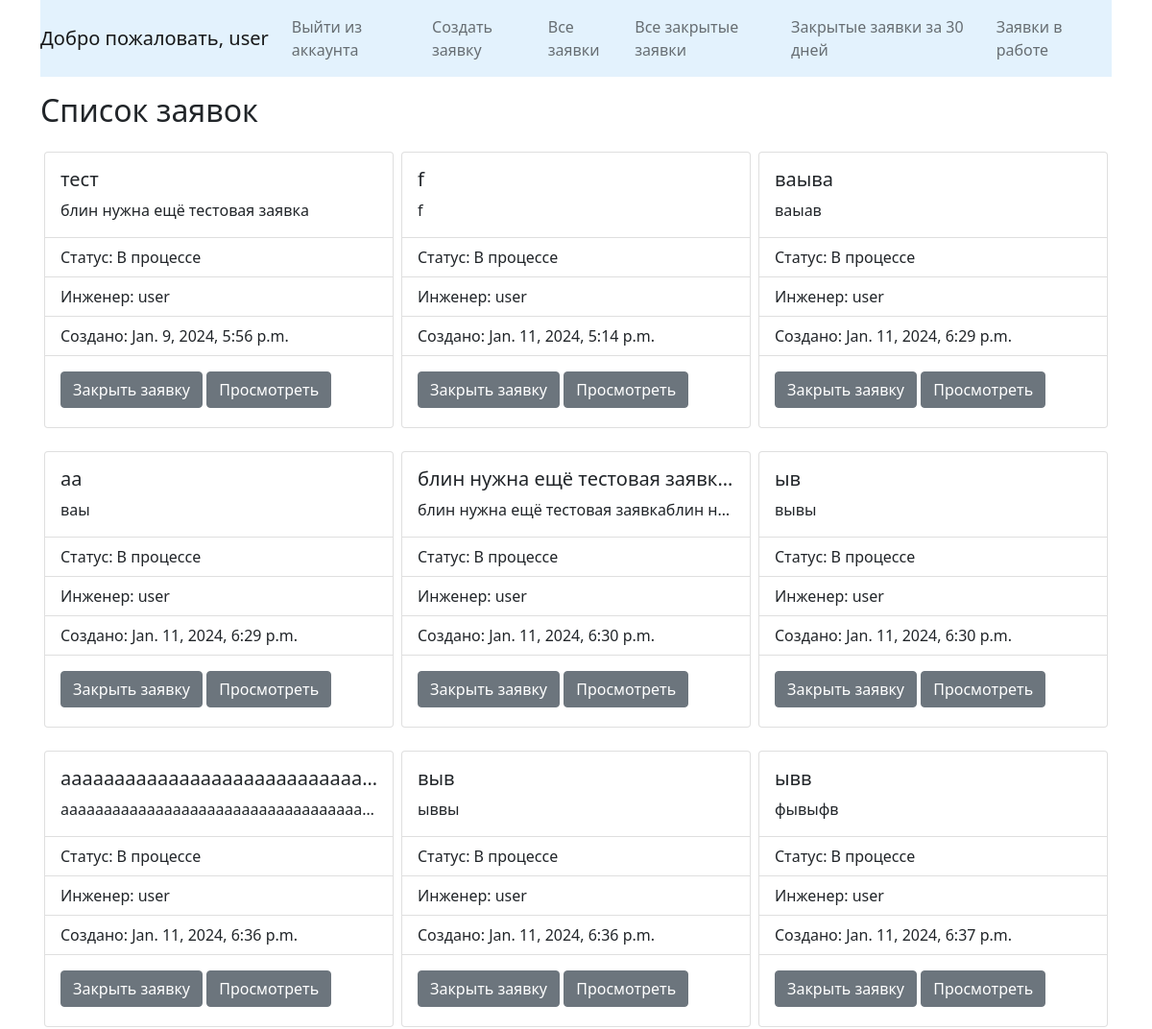
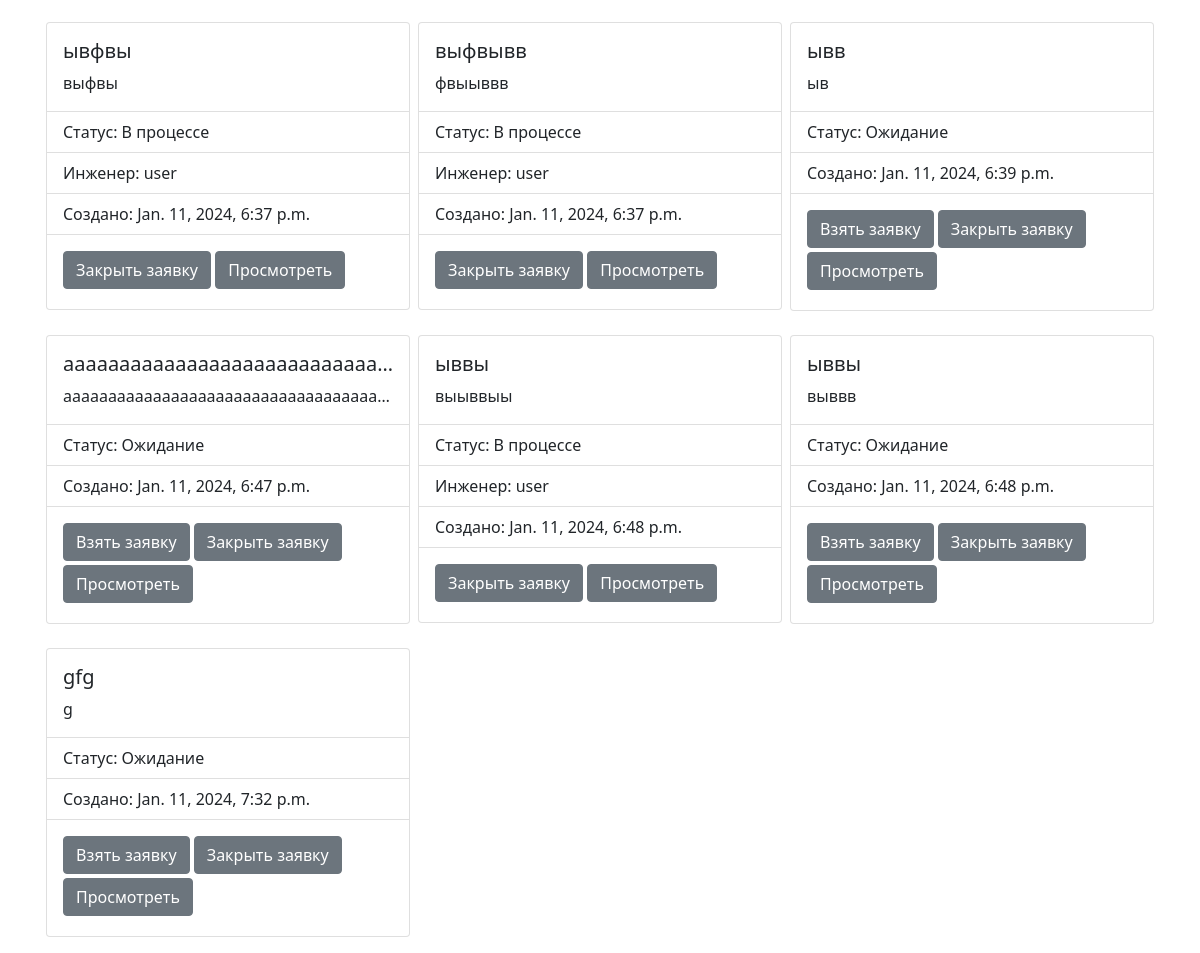
The app's page /service/view/ (signed in) with its own data (2 pictures, top to bottom).
### service/models.py (models this page shows)
class RepairRequest(models.Model):
    title = models.CharField(max_length=200)
    description = models.TextField()
    status = models.CharField(max_length=20, default='Ожидание')
    user = models.ForeignKey(User, on_delete=models.CASCADE)
    engineer = models.ForeignKey(User, on_delete=models.CASCADE, related_name='engineer', null=True, blank=True)
    solution = models.TextField(blank=True, null=True)
    created_at = models.DateTimeField(auto_now_add=True)
    updated_at = models.DateTimeField(auto_now=True)

### service/views.py (the view)
# urls.py: path('view/', view_requests, name='view_requests'),
@login_required
def view_requests(request):
    user = request.user
    if user.is_staff:
        requests = RepairRequest.objects.exclude(status='Заявка закрыта')
    else:
        requests = RepairRequest.objects.filter(user=user).exclude(status='Заявка закрыта')
    return render(request, 'view_requests.html', {'repair_requests': requests})

### service/templates/view_requests.html (shortened to what this page needs)
{% extends 'base.html' %}
{% block content %}
    <h2>Список заявок</h2>
          <div class="row w-100 m-0 g-2">
  {% for repair_request in repair_requests %}
      <div class="col-6 col-md-4">
    <div class="card flex-grow-1">
      <div class="card-body">
        <h5 class="card-title text-truncate">{{ repair_request.title| truncatewords:6 }}</h5>
        <p class="card-text text-truncate">{{ repair_request.description| truncatewords:6 }}</p>
      </div>
      <ul class="list-group list-group-flush">
        <li class="list-group-item">Статус: {{ repair_request.status }}</li>
          {% if repair_request.engineer %}
        <li class="list-group-item">Инженер: {{ repair_request.engineer.username }}</li>
          {% endif %}
        <li class="list-group-item">Создано: {{ repair_request.created_at }}</li>
      </ul>
      <div class="card-body">
          {% if not repair_request.engineer and not repair_request.status == 'Заявка закрыта' and request.user.is_staff %}
        <a href="{% url 'take_request' repair_request.id %}" class="btn btn-secondary mb-1">Взять заявку</a>
          {% endif %}
      {% if not repair_request.status == 'Заявка закрыта' and request.user.is_staff %}
        <a href="{% url 'close_request' repair_request.id %}" class="btn btn-secondary mb-1">Закрыть заявку</a>
      {% endif %}
        <a href="{% url 'view_solution' repair_request.id %}" class="btn btn-secondary mb-1">Просмотреть</a>
      </div>
    </div>
            </div>
  {% endfor %}
          </div>
{% endblock %}

### service/templates/base.html (shortened to what this page needs)
{% load static %}
<!DOCTYPE html>
<html lang="ru">
    <head>
        <link href="https://cdn.jsdelivr.net/npm/bootstrap@5.0.2/dist/css/bootstrap.min.css" rel="stylesheet">
    </head>
    <header>
    <div class="container">
    <nav class="navbar navbar-expand-lg navbar-light" style="background-color: #e3f2fd;">
  <a class="navbar-brand" href="#">
      {% if request.user.is_authenticated %}
        Добро пожаловать, {{ request.user.username }}
  {% endif %}
  </a>
  <div class="collapse navbar-collapse" id="navbarTogglerDemo02">
    <ul class="navbar-nav mr-auto mt-2 mt-lg-0">
        {% if request.user.is_authenticated %}
            <li class="nav-item">
                <a class="nav-link" href="{% url "logout" %}">Выйти из аккаунта</a>
            </li>
                    <li class="nav-item">
            <a  class="nav-link"  href="{% url 'create_request' %}">Создать заявку</a>
        </li>
        {% else %}
            <li class="nav-item">
                <a  class="nav-link" href="{% url "login" %}">Войти в аккаунт</a>
            </li>
        {% endif %}
    {% if request.user.is_staff %}
        <li class="nav-item">
            <a  class="nav-link" href="{% url "view_requests" %}">Все заявки</a>
        </li>
        <li class="nav-item">
            <a  class="nav-link" href="{% url "view_closed_requests" %}">Все закрытые заявки</a>
        </li>
        <li class="nav-item">
            <a  class="nav-link" href="{% url "closed_requests_report" %}">Закрытые заявки за 30 дней</a>
        </li>
        <li class="nav-item">
            <a  class="nav-link" href="{% url "view_engineer_requests" %}">Заявки в работе</a>
        </li>
    {% endif %}
    </ul>
  </div>
</nav>
    </div>
    </header>
    <body>
        <div class="container">
        {% block content %}
        {% endblock %}
        </div>
    </body>
</html>

### records on screen
RepairRequest: title "тест", description "блин нужна ещё тестовая заявка", status "В процессе", engineer.username "user", created_at "Jan. 9, 2024, 5:56 p.m.", shows "Закрыть заявку"
RepairRequest: title "f", description "f", status "В процессе", engineer.username "user", created_at "Jan. 11, 2024, 5:14 p.m.", shows "Закрыть заявку"
RepairRequest: title "ваыва", description "ваыав", status "В процессе", engineer.username "user", created_at "Jan. 11, 2024, 6:29 p.m.", shows "Закрыть заявку"
RepairRequest: title "аа", description "ваы", status "В процессе", engineer.username "user", created_at "Jan. 11, 2024, 6:29 p.m.", shows "Закрыть заявку"
RepairRequest: title "блин нужна ещё тестовая заявк…", description "блин нужна ещё тестовая заявкаблин н…", status "В процессе", engineer.username "user", created_at "Jan. 11, 2024, 6:30 p.m.", shows "Закрыть заявку"
RepairRequest: title "ыв", description "вывы", status "В процессе", engineer.username "user", created_at "Jan. 11, 2024, 6:30 p.m.", shows "Закрыть заявку"
RepairRequest: title "ааааааааааааааааааааааааааа…", description "ааааааааааааааааааааааааааааааааааа…", status "В процессе", engineer.username "user", created_at "Jan. 11, 2024, 6:36 p.m.", shows "Закрыть заявку"
RepairRequest: title "выв", description "ыввы", status "В процессе", engineer.username "user", created_at "Jan. 11, 2024, 6:36 p.m.", shows "Закрыть заявку"
RepairRequest: title "ывв", description "фывыфв", status "В процессе", engineer.username "user", created_at "Jan. 11, 2024, 6:37 p.m.", shows "Закрыть заявку"
RepairRequest: title "ывфвы", description "выфвы", status "В процессе", engineer.username "user", created_at "Jan. 11, 2024, 6:37 p.m.", shows "Закрыть заявку"
RepairRequest: title "выфвывв", description "фвыыввв", status "В процессе", engineer.username "user", created_at "Jan. 11, 2024, 6:37 p.m.", shows "Закрыть заявку"
RepairRequest: title "ывв", description "ыв", status "Ожидание", created_at "Jan. 11, 2024, 6:39 p.m.", shows "Взять заявку", shows "Закрыть заявку"
RepairRequest: title "ааааааааааааааааааааааааааа…", description "ааааааааааааааааааааааааааааааааааа…", status "Ожидание", created_at "Jan. 11, 2024, 6:47 p.m.", shows "Взять заявку", shows "Закрыть заявку"
RepairRequest: title "ыввы", description "выыввыы", status "В процессе", engineer.username "user", created_at "Jan. 11, 2024, 6:48 p.m.", shows "Закрыть заявку"
RepairRequest: title "ыввы", description "выввв", status "Ожидание", created_at "Jan. 11, 2024, 6:48 p.m.", shows "Взять заявку", shows "Закрыть заявку"
RepairRequest: title "gfg", description "g", status "Ожидание", created_at "Jan. 11, 2024, 7:32 p.m.", shows "Взять заявку", shows "Закрыть заявку"

### other values on screen
{{ request.user.username }} "user"
